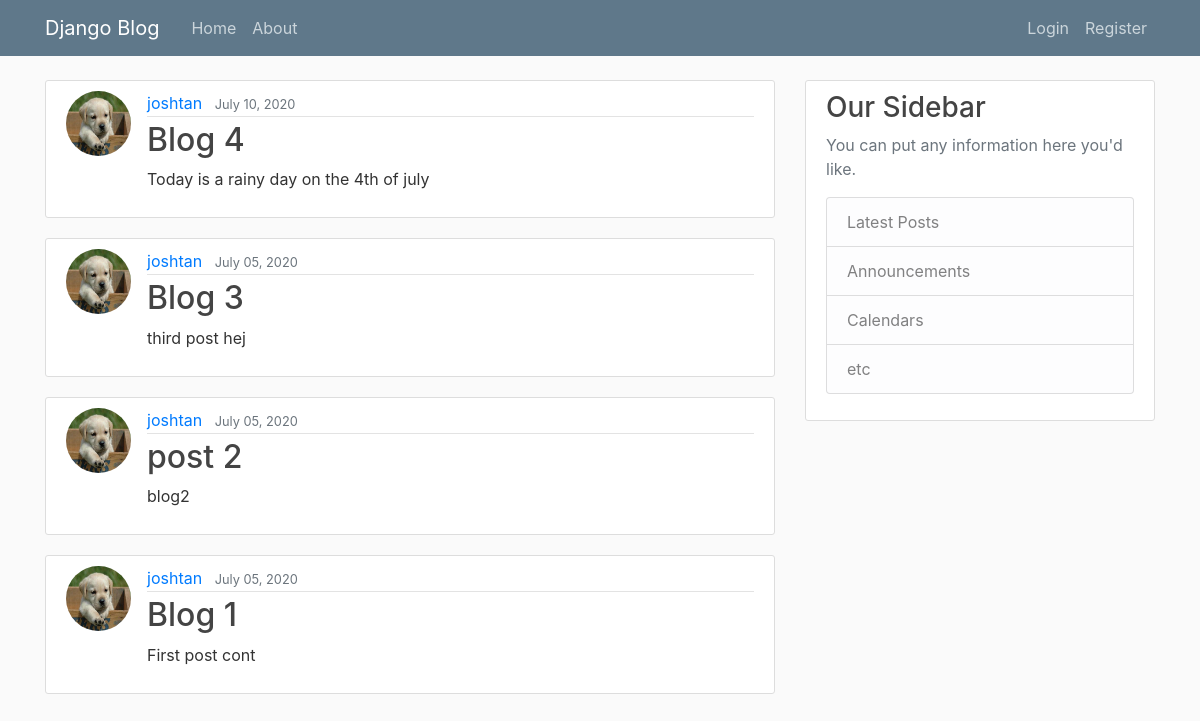
Before: / with the older database file.
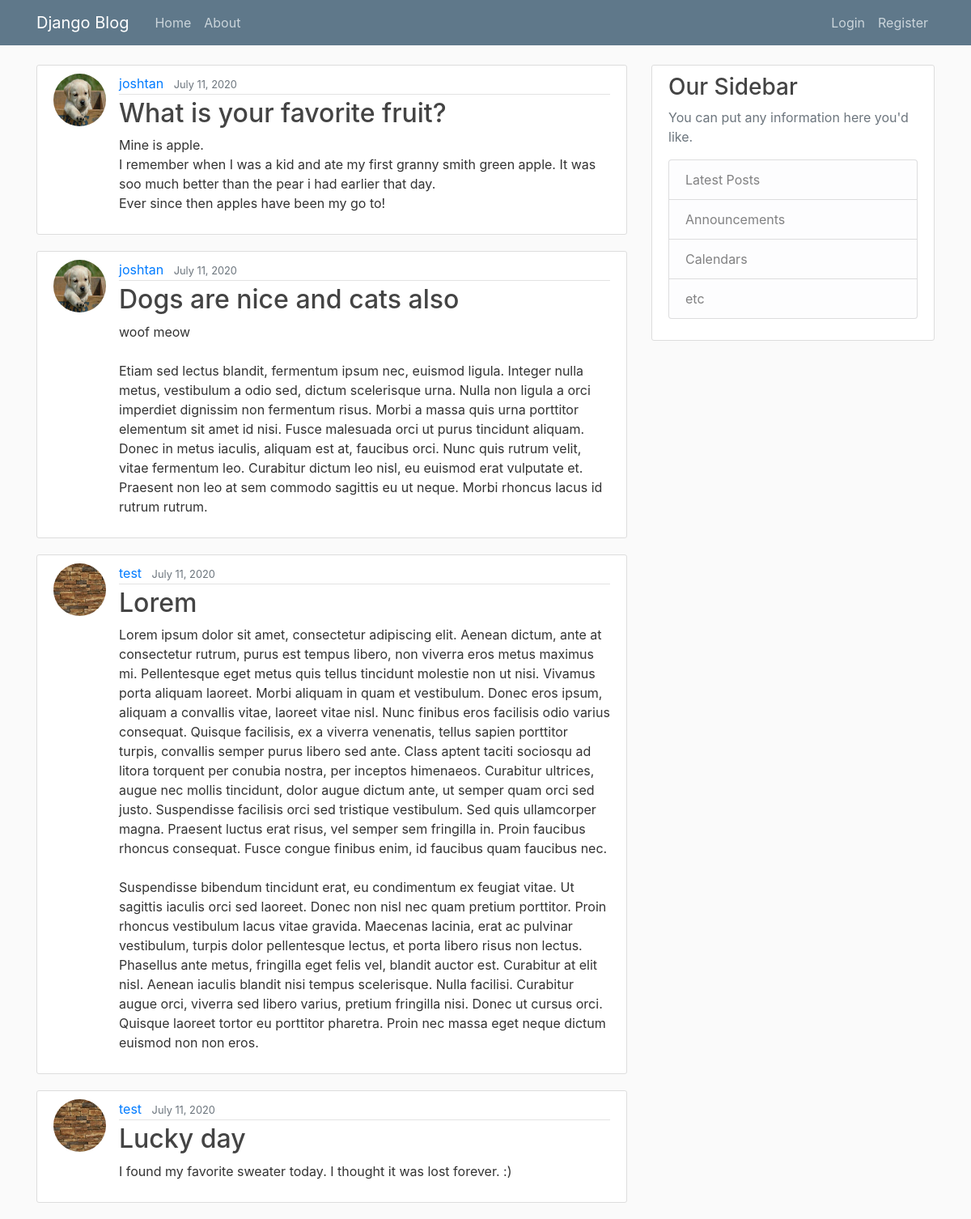
After: the same page with the newer database file.
### blog/models.py (models this page shows, shortened)
class Post(models.Model):
    title = models.CharField(max_length=100)
    content = models.TextField()
    date_posted = models.DateTimeField(default=timezone.now)
    author = models.ForeignKey(User, on_delete=models.CASCADE)

### users/models.py (models this page shows, shortened)
class Profile(models.Model):
    user = models.OneToOneField(User, on_delete=models.CASCADE)
    image = models.ImageField(default='default.jpg', upload_to='profile_pics')

### blog/views.py (the view)
# urls.py: path('', PostListView.as_view(), name='blog-home'),
class PostListView(ListView):
    model = Post
    template_name = 'blog/home.html' # <app>/<model>_<viewtype>.html
    context_object_name = 'posts'
    ordering = ['-date_posted']
    paginate_by = 4

### blog/templates/blog/home.html
{% extends "blog/base.html" %}
{% block content %}
    {% for post in posts %}
        <article class="media content-section">
            <img class="rounded-circle article-img" src="{{ post.author.profile.image.url }}">
            <div class="media-body">
            <div class="article-metadata">
                <a class="mr-2" href="#">{{ post.author }}</a>
                <small class="text-muted">{{ post.date_posted|date:"F d, Y" }}</small>
            </div>
            <h2><a class="article-title" href="{% url 'post-detail' post.id %}">{{ post.title }}</a></h2>
            <p class="article-content">{{ post.content }}</p>
            </div>
        </article>
        {% endfor %}
{% endblock content %}

Changed rows visible on the page:
no longer on this page (row unchanged): Post: author.profile.image (picture), author "joshtan", date_posted "July 10, 2020", title "Blog 4", content "Today is a rainy day on the 4th of july"
no longer on this page (row unchanged): Post: author.profile.image (picture), author "joshtan", date_posted "July 05, 2020", title "Blog 3", content "third post hej"
no longer on this page (row unchanged): Post: author.profile.image (picture), author "joshtan", date_posted "July 05, 2020", title "post 2", content "blog2"
no longer on this page (row unchanged): Post: author.profile.image (picture), author "joshtan", date_posted "July 05, 2020", title "Blog 1", content "First post cont"
added Post: author.profile.image (picture), author "joshtan", date_posted "July 11, 2020", title "What is your favorite fruit?", content "Mine is apple. I remember when I was a kid and ate my first granny smith green apple. It was soo much better than the pear i had earlier that day. Ever since then apples have been my go to!"
added Post: author.profile.image (picture), author "joshtan", date_posted "July 11, 2020", title "Dogs are nice and cats also", content "woof meow Etiam sed lectus blandit, fermentum ipsum nec, euismod ligula. Integer nulla metus, vestibulum a odio sed, dictum scelerisque urna. Nulla non ligula a orci imperdiet dignissim non fermentum risus. Morbi a massa quis urna porttitor elementum sit amet id nisi. Fusce malesuada orci ut purus tincidunt aliquam. Donec in metus iaculis, aliquam est at, faucibus orci. Nunc quis rutrum velit, vitae fermentum leo. Curabitur dictum leo nisl, eu euismod erat vulputate et. Praesent non leo at sem commodo sagittis eu ut neque. Morbi rhoncus lacus id rutrum rutrum."
added Post: author.profile.image (placeholder picture), author "test", date_posted "July 11, 2020", title "Lorem", content "Lorem ipsum dolor sit amet, consectetur adipiscing elit. Aenean dictum, ante at consectetur rutrum, purus est tempus libero, non viverra eros metus maximus mi. Pellentesque eget metus quis tellus tincidunt molestie non ut nisi. Vivamus porta aliquam laoreet. Morbi aliquam in quam et vestibulum. Donec eros ipsum, aliquam a convallis vitae, laoreet vitae nisl. Nunc finibus eros facilisis odio varius consequat. Quisque facilisis, ex a viverra venenatis, tellus sapien porttitor turpis, convallis semper purus libero sed ante. Class aptent taciti sociosqu ad litora torquent per conubia nostra, per inceptos himenaeos. Curabitur ultrices, augue nec mollis tincidunt, dolor augue dictum ante, ut…"
added Post: author.profile.image (placeholder picture), author "test", date_posted "July 11, 2020", title "Lucky day", content "I found my favorite sweater today. I thought it was lost forever. :)"
